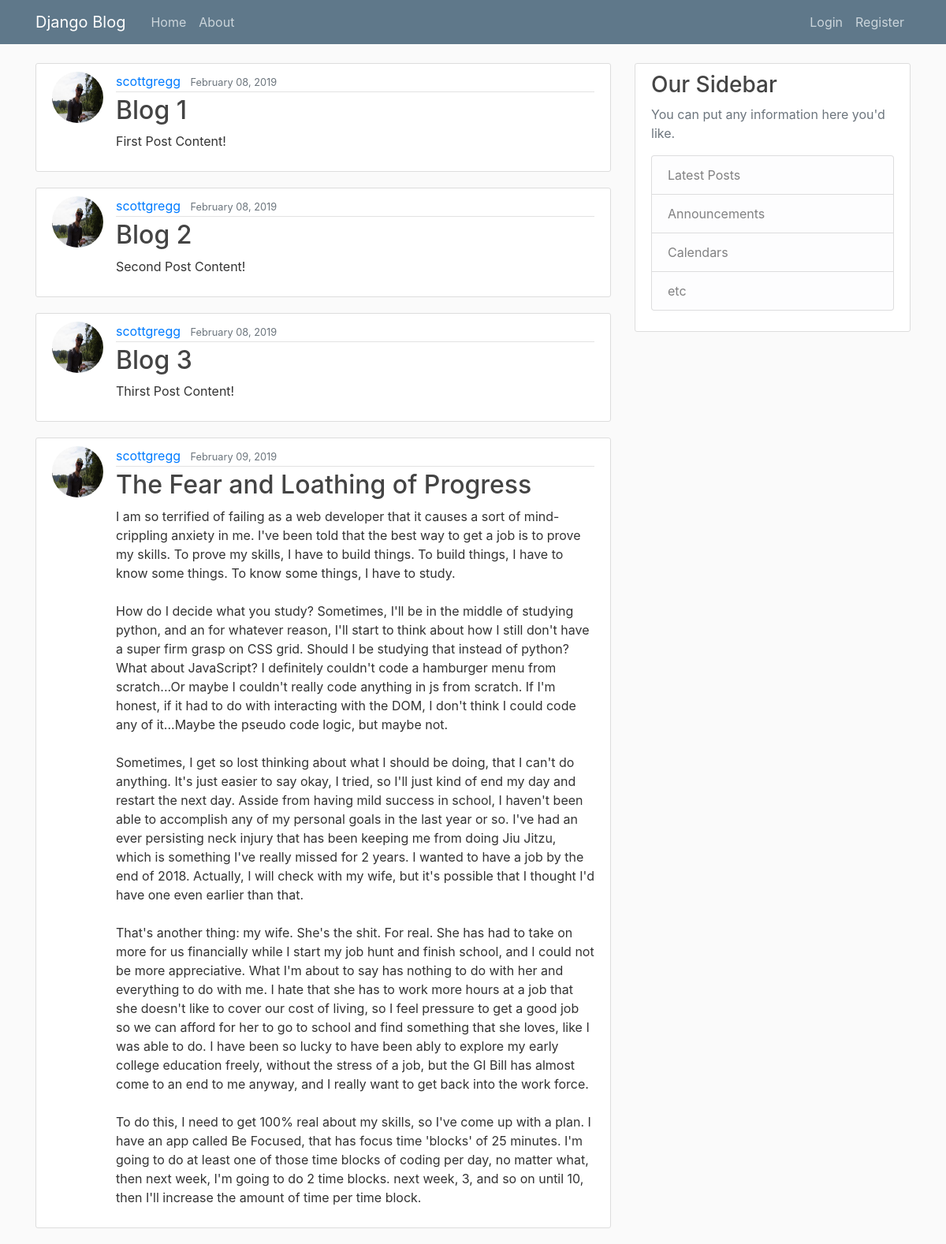
The page / on the database its author committed.
### blog/models.py (models this page shows, shortened)
class Post(models.Model):
    title = models.CharField(max_length=100)
    content = models.TextField()
    date_posted = models.DateTimeField(default=timezone.now)
    author = models.ForeignKey(User, on_delete=models.CASCADE)

### users/models.py (models this page shows, shortened)
class Profile(models.Model):
    user = models.OneToOneField(User, on_delete=models.CASCADE)
    image = models.ImageField(default='default.jpg', upload_to='profile_pics')

### blog/views.py (the view)
# urls.py: path('', views.home, name='blog-home'),
def home(request):
    context = {
        'posts': Post.objects.all()
    }
    return render(request, 'blog/home.html', context)

### blog/templates/blog/home.html
{% extends 'blog/base.html' %}
{% block content %}
    {% for post in posts %}
        <article class="media content-section">
            <img src="{{ post.author.profile.image.url }}" class="rounded-circle article-img">
            <div class="media-body">
                <div class="article-metadata">
                    <a class="mr-2" href="#">{{ post.author }}</a>
                    <small class="text-muted">{{ post.date_posted|date:'F d, Y' }}</small>
                </div>
                <h2><a class="article-title" href="#">{{ post.title }}</a></h2>
                <p class="article-content">{{ post.content }}</p>
            </div>
        </article>
    {% endfor %}
{% endblock content %}

### blog/templates/blog/base.html (shortened to what this page needs)
{% load static %}
<!DOCTYPE html>
<html lang="en">
<head>
    <link rel="stylesheet" href="https://maxcdn.bootstrapcdn.com/bootstrap/4.0.0/css/bootstrap.min.css"
>
    <link rel="stylesheet" type="text/css" href="{% static 'blog/main.css' %}">
    <header class="site-header">
        <nav class="navbar navbar-expand-md navbar-dark bg-steel fixed-top">
            <div class="container">
                <a class="navbar-brand mr-4" href="/">Django Blog</a>
                <div class="collapse navbar-collapse" id="navbarToggle">
                    <div class="navbar-nav mr-auto">
                        <a class="nav-item nav-link" href="{% url 'blog-home' %}">Home</a>
                        <a class="nav-item nav-link" href="{% url 'blog-about' %}">About</a>
                    </div>
                    <div class="navbar-nav">
                        {% if user.is_authenticated %}
                            <a class="nav-item nav-link" href="{% url 'profile' %}">Profile</a>
                            <a class="nav-item nav-link" href="{% url 'logout' %}">Logout</a>
                        {% else %}
                            <a class="nav-item nav-link" href="{% url 'login' %}">Login</a>
                            <a class="nav-item nav-link" href="{% url 'register' %}">Register</a>
                        {% endif %}
                    </div>
                </div>
            </div>
        </nav>
    </header>
</head>
<body>
<main role="main" class="container">
    <div class="row">
        <div class="col-md-8">
            {% block content %}{% endblock %}
        </div>
        <div class="col-md-4">
            <div class="content-section">
                <h3>Our Sidebar</h3>
                <p class='text-muted'>You can put any information here you'd like.
                <ul class="list-group">
                    <li class="list-group-item list-group-item-light">Latest Posts</li>
                    <li class="list-group-item list-group-item-light">Announcements</li>
                    <li class="list-group-item list-group-item-light">Calendars</li>
                    <li class="list-group-item list-group-item-light">etc</li>
                </ul>
                </p>
            </div>
        </div>
    </div>
</main>
</body>
</html>

### blog/static/blog/main.css (style rules this page uses)
body { background: #fafafa; color: #333333; margin-top: 5rem; }
h1, h2, h3, h4, h5, h6 { color: #444444; }
ul { margin: 0; }
.bg-steel { background-color: #5f788a; }
.site-header .navbar-nav .nav-link { color: #cbd5db; }
.content-section { background: #ffffff; padding: 10px 20px; border: 1px solid #dddddd; border-radius: 3px; margin-bottom: 20px; }
.article-title { color: #444444; }
.article-content { white-space: pre-line; }
.article-img { height: 65px; width: 65px; margin-right: 16px; }
.article-metadata { padding-bottom: 1px; margin-bottom: 4px; border-bottom: 1px solid #e3e3e3 }

### rows shown on the page
Post: author.profile.image (picture), author "scottgregg", date_posted "February 08, 2019", title "Blog 1", content "First Post Content!"
Post: author.profile.image (picture), author "scottgregg", date_posted "February 08, 2019", title "Blog 2", content "Second Post Content!"
Post: author.profile.image (picture), author "scottgregg", date_posted "February 08, 2019", title "Blog 3", content "Thirst Post Content!"
Post: author.profile.image (picture), author "scottgregg", date_posted "February 09, 2019", title "The Fear and Loathing of Progress", content "I am so terrified of failing as a web developer that it causes a sort of mind-crippling anxiety in me. I've been told that the best way to get a job is to prove my skills. To prove my skills, I have to build things. To build things, I have to know some things. To know some things, I have to study. How do I decide what you study? Sometimes, I'll be in the middle of studying python, and an for whatever reason, I'll start to think about how I still don't have a super firm grasp on CSS grid. Should I be studying that instead of python? What about JavaScript? I definitely couldn't code a hamburger menu from scratch...Or maybe I couldn't really code anything in js from scratch. If I'm honest, if…"
